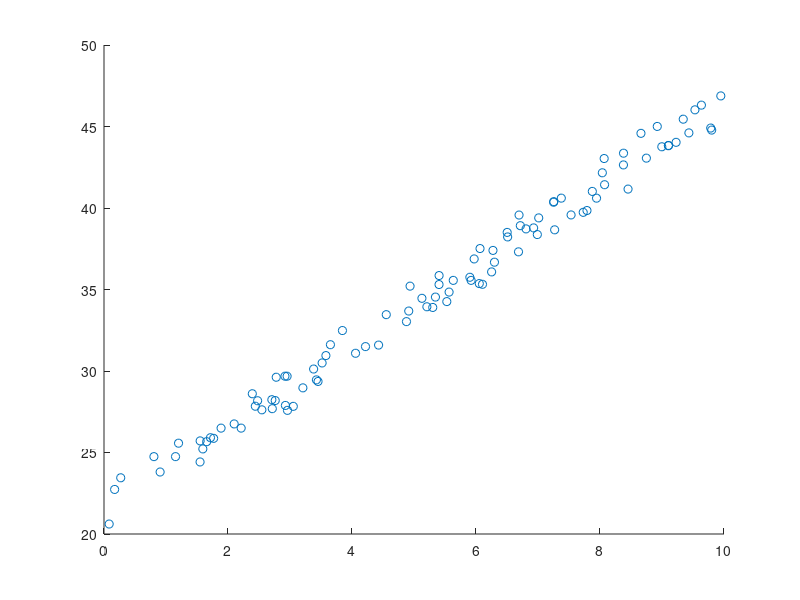

Recreate this plot in MATLAB. (Note: this script raises an error after producing the figure.)
%test machine learning
m = 2.5;
b = 20;
th_act = [b;m]
N = 100;

X = rand(N,1)*10;
X = [ones(length(X),1), X];

Y = X*th_act + rand(N,1)*3;

figure
scatter(X(:,2),Y);



theta = rand(2,1)*10
alpha = 0.01;
numIters = 1000;
thetastore = theta;

%loop through number of iterations
for ii = 1:numIters
    theta = gradientdescent(theta,alpha,Y,X,'batch');
    Error(ii) = costfunction(Y,X,theta);
    thetastore = [thetastore, theta];
end

figure
plot(Error)

disp('numeric theta: ')
theta
disp('numeric error: ')
error1 = costfunction(Y,X,theta)
disp('least squares regression: ')
theta2 = normaleq(X,Y)
disp('ls error: ')
error2 = costfunction(Y,X,theta2)
